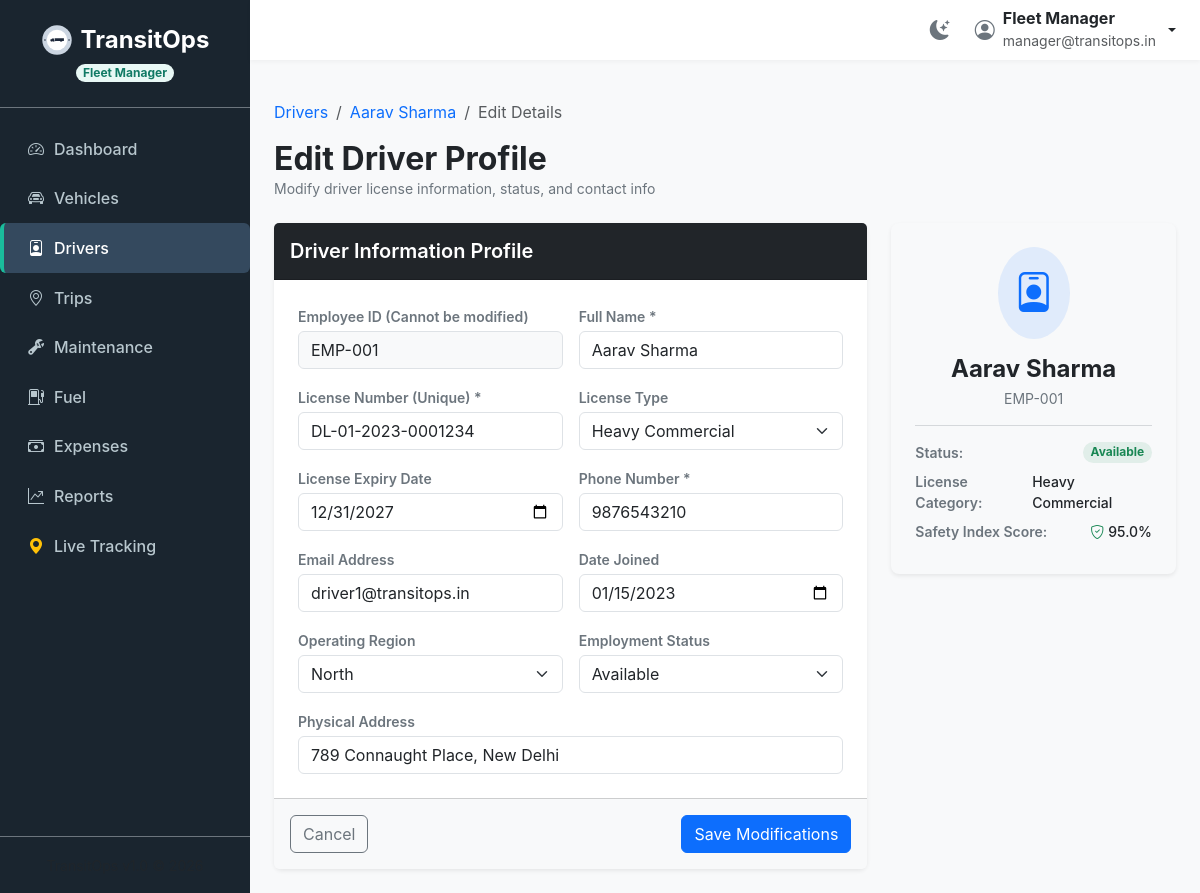
The page /drivers/edit/1 (signed in) on the database its author committed.
### tables this page shows
CREATE TABLE drivers (
            id INTEGER PRIMARY KEY AUTOINCREMENT,
            name TEXT NOT NULL,
            license_number TEXT UNIQUE NOT NULL,
            license_category TEXT NOT NULL,
            license_expiry_date TEXT NOT NULL,
            contact_number TEXT NOT NULL,
            safety_score REAL NOT NULL DEFAULT 100.0,
            status TEXT NOT NULL DEFAULT 'Available',
            employee_id TEXT UNIQUE,
            email TEXT,
            address TEXT,
            region TEXT,
            date_joined TEXT,
            assigned_vehicle_id INTEGER,
            FOREIGN KEY (assigned_vehicle_id) REFERENCES vehicles(id)
        );

### app.py (the view, shortened to what this page needs)
@app.route('/drivers/edit/<int:id>', methods=['GET', 'POST'])
@roles_required('Fleet Manager', 'Safety Officer')
def drivers_edit(id):
    conn = get_db_connection()
    driver = conn.execute('SELECT * FROM drivers WHERE id = ?', (id,)).fetchone()
    if not driver:
        conn.close()
        flash('Driver not found.', 'error')
        return redirect(url_for('drivers_list'))
    conn.close()
    return render_template('drivers/edit.html', active_page='drivers', driver=driver)

### app.py (called while the page is built, shortened)
@app.before_request
def require_login():
    allowed_routes = ['login', 'static']
    if request.endpoint not in allowed_routes and 'user_id' not in session:
        if request.path.startswith('/api/'):
            return jsonify({'error': 'Unauthorized access.'}), 401
        return redirect(url_for('login'))

def roles_required(*roles):
    def decorator(f):
        @wraps(f)
        def decorated_function(*args, **kwargs):
            if 'user_role' not in session:
                return redirect(url_for('login'))
            if session.get('user_role') not in roles:
                flash("Access Denied: You do not have the required permissions to access this resource.", "error")
                return redirect(url_for('dashboard'))
            return f(*args, **kwargs)
        return decorated_function
    return decorator

@app.context_processor
def inject_driver_trip():
    return {'current_driver_id': None, 'active_trip_id': None}

### database.py (called while the page is built)
def get_db_connection():
    conn = sqlite3.connect(DB_FILE)
    conn.row_factory = sqlite3.Row
    conn.execute('PRAGMA foreign_keys = ON')
    return conn

### templates/drivers/edit.html (shortened to what this page needs)
{% extends 'base.html' %}
{% block content %}
<div class="mb-4">
  <nav aria-label="breadcrumb">
    <ol class="breadcrumb">
      <li class="breadcrumb-item"><a href="/drivers" class="text-decoration-none">Drivers</a></li>
      <li class="breadcrumb-item"><a href="/drivers/{{ driver.id }}" class="text-decoration-none">{{ driver.name }}</a></li>
      <li class="breadcrumb-item active" aria-current="page">Edit Details</li>
    </ol>
  </nav>
  <h2 class="fw-bold text-dark m-0">Edit Driver Profile</h2>
  <p class="text-secondary small m-0">Modify driver license information, status, and contact info</p>
</div>
<div class="row">
  <div class="col-lg-8">
    <div class="card border-0 shadow-sm rounded-3">
      <div class="card-header bg-dark text-white p-3">
        <h5 class="card-title m-0 fw-semibold">Driver Information Profile</h5>
      </div>
      <form action="/drivers/edit/{{ driver.id }}" method="POST" id="form-edit-driver">
        <div class="card-body p-4">
          <div class="row g-3">
            <div class="col-md-6">
              <label for="employee_id_display" class="form-label text-secondary small fw-semibold mb-1">Employee ID (Cannot be modified)</label>
              <input type="text" class="form-control bg-light" id="employee_id_display" value="{{ driver.employee_id }}" readonly disabled>
            </div>
            <div class="col-md-6">
              <label for="name" class="form-label text-secondary small fw-semibold mb-1">Full Name *</label>
              <input type="text" class="form-control" id="name" name="name" value="{{ driver.name }}" required>
            </div>
            <div class="col-md-6">
              <label for="license_number" class="form-label text-secondary small fw-semibold mb-1">License Number (Unique) *</label>
              <input type="text" class="form-control" id="license_number" name="license_number" value="{{ driver.license_number }}" required>
            </div>
            <div class="col-md-6">
              <label for="license_type" class="form-label text-secondary small fw-semibold mb-1">License Type</label>
              <select class="form-select" id="license_type" name="license_type" required>
                <option value="Heavy Commercial" {% if driver.license_category == 'Heavy Commercial' %}selected{% endif %}>Heavy Commercial</option>
              </select>
            </div>
            <div class="col-md-6">
              <label for="license_expiry_date" class="form-label text-secondary small fw-semibold mb-1">License Expiry Date</label>
              <input type="date" class="form-control" id="license_expiry_date" name="license_expiry_date" value="{{ driver.license_expiry_date }}">
            </div>
            <div class="col-md-6">
              <label for="contact_number" class="form-label text-secondary small fw-semibold mb-1">Phone Number *</label>
              <input type="text" class="form-control" id="contact_number" name="contact_number" value="{{ driver.contact_number }}" required>
            </div>
            <div class="col-md-6">
              <label for="email" class="form-label text-secondary small fw-semibold mb-1">Email Address</label>
              <input type="email" class="form-control" id="email" name="email" value="{{ driver.email or '' }}" placeholder="john@example.com">
            </div>
            <div class="col-md-6">
              <label for="date_joined" class="form-label text-secondary small fw-semibold mb-1">Date Joined</label>
              <input type="date" class="form-control" id="date_joined" name="date_joined" value="{{ driver.date_joined }}">
            </div>
            <div class="col-md-6">
              <label for="region" class="form-label text-secondary small fw-semibold mb-1">Operating Region</label>
              <select class="form-select" id="region" name="region" required>
                <option value="North" {% if driver.region == 'North' %}selected{% endif %}>North</option>
              </select>
            </div>
            <div class="col-md-6">
              <label for="status" class="form-label text-secondary small fw-semibold mb-1">Employment Status</label>
              <select class="form-select" id="status" name="status" required>
                <option value="Available" {% if driver.status == 'Available' %}selected{% endif %}>Available</option>
              </select>
            </div>
            <div class="col-md-12">
              <label for="address" class="form-label text-secondary small fw-semibold mb-1">Physical Address</label>
              <input type="text" class="form-control" id="address" name="address" value="{{ driver.address or '' }}">
            </div>
          </div>
        </div>
        <div class="card-footer bg-light p-3 d-flex justify-content-between">
          <a href="/drivers" class="btn btn-outline-secondary">Cancel</a>
          <button type="submit" class="btn btn-primary" id="btn-save-driver-edit">Save Modifications</button>
        </div>
      </form>
    </div>
  </div>
  <div class="col-lg-4">
    <div class="card border-0 shadow-sm bg-light rounded-3 mb-4">
      <div class="card-body p-4 text-center">
        <div class="d-inline-flex p-3 rounded-circle bg-primary bg-opacity-10 text-primary mb-3">
          <i class="bi bi-person-badge fs-1"></i>
        </div>
        <h4 class="fw-bold text-dark mb-1">{{ driver.name }}</h4>
        <p class="text-secondary small mb-3">{{ driver.employee_id }}</p>
        <hr class="text-secondary opacity-25">
        <div class="text-start">
          <div class="mb-2 d-flex justify-content-between">
            <span class="text-secondary small fw-semibold">Status:</span>
            <span class="badge bg-opacity-10 rounded-pill px-2.5 py-1
              {% if driver.status == 'Available' %}bg-success text-success{% elif driver.status == 'On Trip' %}bg-primary text-primary{% elif driver.status == 'Off Duty' %}bg-warning text-dark{% else %}bg-danger text-danger{% endif %}">
              {{ driver.status }}
            </span>
          </div>
          <div class="mb-2 d-flex justify-content-between">
            <span class="text-secondary small fw-semibold">License Category:</span>
            <span class="text-dark fw-medium small">{{ driver.license_category }}</span>
          </div>
          <div class="mb-2 d-flex justify-content-between">
            <span class="text-secondary small fw-semibold">Safety Index Score:</span>
            <span class="text-dark fw-medium small"><i class="bi bi-shield-check text-success me-1"></i>{{ driver.safety_score }}%</span>
          </div>
        </div>
      </div>
    </div>
  </div>
</div>
{% endblock %}

### templates/base.html (style rules this page uses)
body { font-family: 'Inter', system-ui, -apple-system, sans-serif; background-color: #f8f9fa; min-height: 100vh; display: flex; flex-direction: column; }

### rows shown on the page
drivers: name "Aarav Sharma", employee_id "EMP-001", license_number "DL-01-2023-0001234", license_type "Heavy Commercial", license_expiry_date "12/31/2027", contact_number "9876543210", email "driver1@transitops.in", date_joined "01/15/2023", region "North", status "Available", address "789 Connaught Place, New Delhi", license_category "Heavy Commercial", safety_score "95.0"

### other values the page prints
{{ session.get('user_role') }} "Fleet Manager"
{{ session.get('user_name') }} "Fleet Manager"
{{ session.get('user_email') }} "manager@transitops.in"
